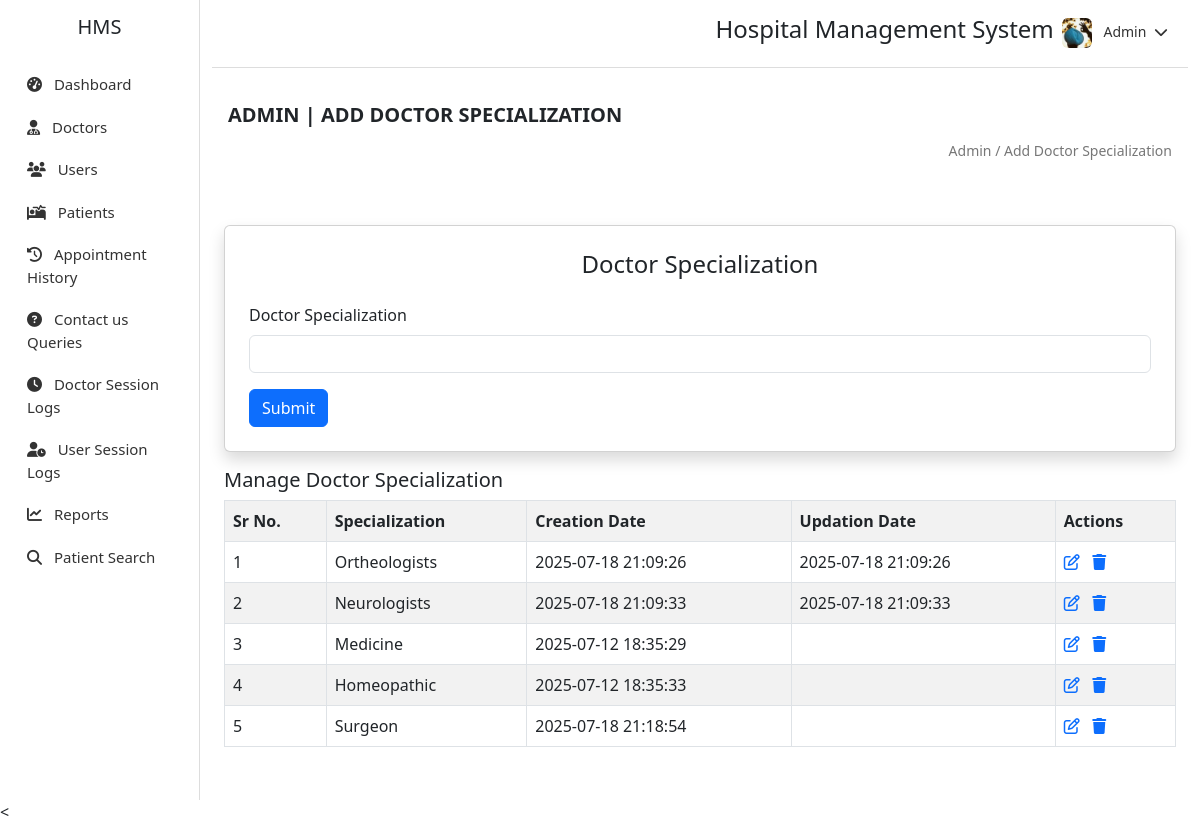
Page /admin/doctor_specialization.php on the committed database.
### tables this page shows
CREATE TABLE `doctors_specialization` (
  `id` int(11) NOT NULL,
  `specialization` text NOT NULL,
  `created_at` timestamp NOT NULL DEFAULT current_timestamp() ON UPDATE current_timestamp(),
  `updated_at` timestamp NULL DEFAULT NULL
);

### admin/doctor_specialization.php (the view, shortened to what this page needs)
<?php
$select_query = "SELECT * FROM doctors_specialization ORDER BY id ASC";
$select_result = mysqli_query($conn, $select_query);
?>
<!DOCTYPE html>
<html lang="en">
<head>
 <link rel="stylesheet" href="style.css">
    <link href="https://cdn.jsdelivr.net/npm/bootstrap@5.3.0/dist/css/bootstrap.min.css" rel="stylesheet">
    <link href="https://cdnjs.cloudflare.com/ajax/libs/font-awesome/6.5.0/css/all.min.css" rel="stylesheet">
</head>
<body>
    <div class="container-fluid">
        <div class="row">
            <div class="col-md-2 sidebar">
                <h5 class="text-center mb-4">HMS</h5>
                <nav class="nav flex-column">
                    <a class="nav-link" href="dashboard.php"><i class="fas fa-tachometer-alt"></i> Dashboard</a>
                    <li class="nav-item">
                        <a class="nav-link" data-bs-toggle="collapse" href="#doctorsMenu" role="button" aria-expanded="false" aria-controls="doctorsMenu">
                            <i class="fas fa-user-md"></i> Doctors
                        </a>
                    </li>
                           <li class="nav-item">
                        <a class="nav-link" data-bs-toggle="collapse" href="#usersMenu" role="button" aria-expanded="false" aria-controls="usersMenu">
                            <i class="fas fa-users"></i> Users
                        </a>
                    </li>
                    <a class="nav-link" href="#"><i class="fas fa-procedures"></i> Patients</a>
                    <a class="nav-link" href="#"><i class="fas fa-history"></i> Appointment History</a>
                      <li class="nav-item">
                        <a class="nav-link" data-bs-toggle="collapse" href="#ContactusqueryMenu" role="button" aria-expanded="false" aria-controls="usersMenu">
                            <i class="fas fa-question-circle"></i> Contact us Queries
                        </a>
                    </li>
                    <a class="nav-link" href="#"><i class="fas fa-clock"></i> Doctor Session Logs</a>
                    <a class="nav-link" href="#"><i class="fas fa-user-clock"></i> User Session Logs</a>
                    <a class="nav-link" href="#"><i class="fas fa-chart-line"></i> Reports</a>
                    <a class="nav-link" href="#"><i class="fas fa-search"></i> Patient Search</a>
                </nav>
            </div>
            <div class="col-md-10">
                <div class="topbar d-flex justify-content-end align-items-center">
                    <div>
                        <h4 class="me-2 ">Hospital Management System</h4>
                    </div>
                    <div class="admin-profile">
                        <img src="../images/admin.jpeg" class="rounded me-2" alt="Admin" width="30" height="30">
                        Admin <i class="fas fa-chevron-down ms-1"></i>
                    </div>
                </div>
                <div class="p-3">
                    <div class="dashboard-header mt-3">ADMIN | ADD DOCTOR SPECIALIZATION</div>
                    <div class="breadcrumb-text d-flex justify-content-end">Admin / Add Doctor Specialization</div>
                </div>
                <div class="container mt-5 w-100 ">
                    <div class="card shadow p-4">
                        <h4 class="mb-4 text-center">Doctor Specialization</h4>
                        <form method="post">
                            <div class="mb-3">
                                <label for="specialization" class="form-label">Doctor Specialization</label>
                                <input type="text" class="form-control" id="specialization" name="specialization" required>
                            </div>
                            <div>
                                <button type="submit" class="btn btn-primary">Submit</button>
                            </div>
                        </form>
                    </div>
                </div>
                <div class="container">
                    <h5 class="fw-lighter mt-3">Manage Doctor Specialization</h5>
                    <table class="table table-bordered table-striped">
                        <tr class="fw-lighter">
                            <th>Sr No.</th>
                            <th>Specialization</th>
                            <th>Creation Date</th>
                            <th>Updation Date</th>
                            <th>Actions</th>
                        </tr>
                        <?php
                        $serial_no = 1;
                        if (mysqli_num_rows($select_result) > 0) {
                            while ($row = mysqli_fetch_assoc($select_result)) {
                                echo "<tr>";
                                echo "<td>" . $serial_no++ . "</td>";
                                echo "<td>" . $row['specialization'] . "</td>";
                                echo "<td>" . $row['created_at'] . "</td>";
                                echo "<td>" . $row['updated_at'] . "</td>";
                                echo "<td>
                <a href='edit-doctor-specialization.php?id=" . $row['id'] . "'><i class='fa-regular fa-pen-to-square'></i></a>
                &nbsp;
                <a href='delete-doctor-specialization.php?id=" . $row['id'] . "' onclick='return confirm(\"Are you sure?\")'><i class='fa-solid fa-trash'></i></a>
              </td>";
                                echo "</tr>";
                            }
                        } else {
                            echo "<tr><td colspan='5'>No records found.</td></tr>";
                        }
                        ?>
                    </table>
                </div>
            </div>
        </div>
    </div>
</body>
</html>

### admin/style.css (style rules this page uses)
body { background: #f8f9fa; font-family: Arial, sans-serif; }
.sidebar { height: 100vh; background-color: #fff; border-right: 1px solid #ddd; padding: 15px; }
.sidebar .nav-link { color: #333; font-size: 15px; padding: 10px 15px; }
.sidebar .nav-link i { margin-right: 8px; }
.topbar { background-color: #fff; border-bottom: 1px solid #ddd; padding: 15px; }
.dashboard-header { font-size: 20px; font-weight: 600; margin-bottom: 10px; }
.breadcrumb-text { font-size: 14px; color: #777; }
.admin-profile { float: right; font-size: 14px; color: #333; }
.admin-profile i { margin-right: 5px; }

### rows in the picture
doctors_specialization: specialization "Ortheologists", created_at "2025-07-18 21:09:26", updated_at "2025-07-18 21:09:26"
doctors_specialization: specialization "Neurologists", created_at "2025-07-18 21:09:33", updated_at "2025-07-18 21:09:33"
doctors_specialization: specialization "Medicine", created_at "2025-07-12 18:35:29"
doctors_specialization: specialization "Homeopathic", created_at "2025-07-12 18:35:33"
doctors_specialization: specialization "Surgeon", created_at "2025-07-18 21:18:54"
